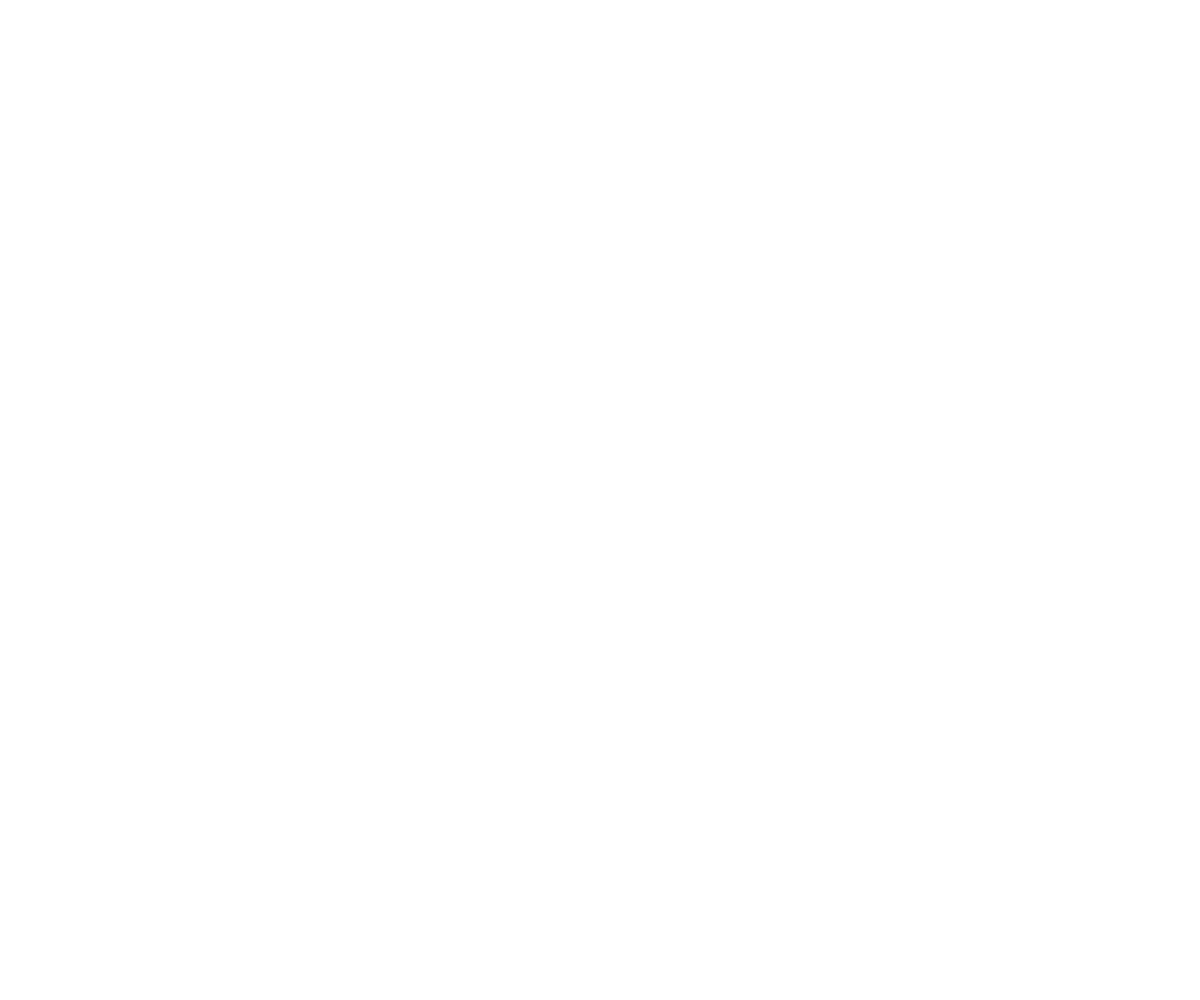
Frame 1 (no input)
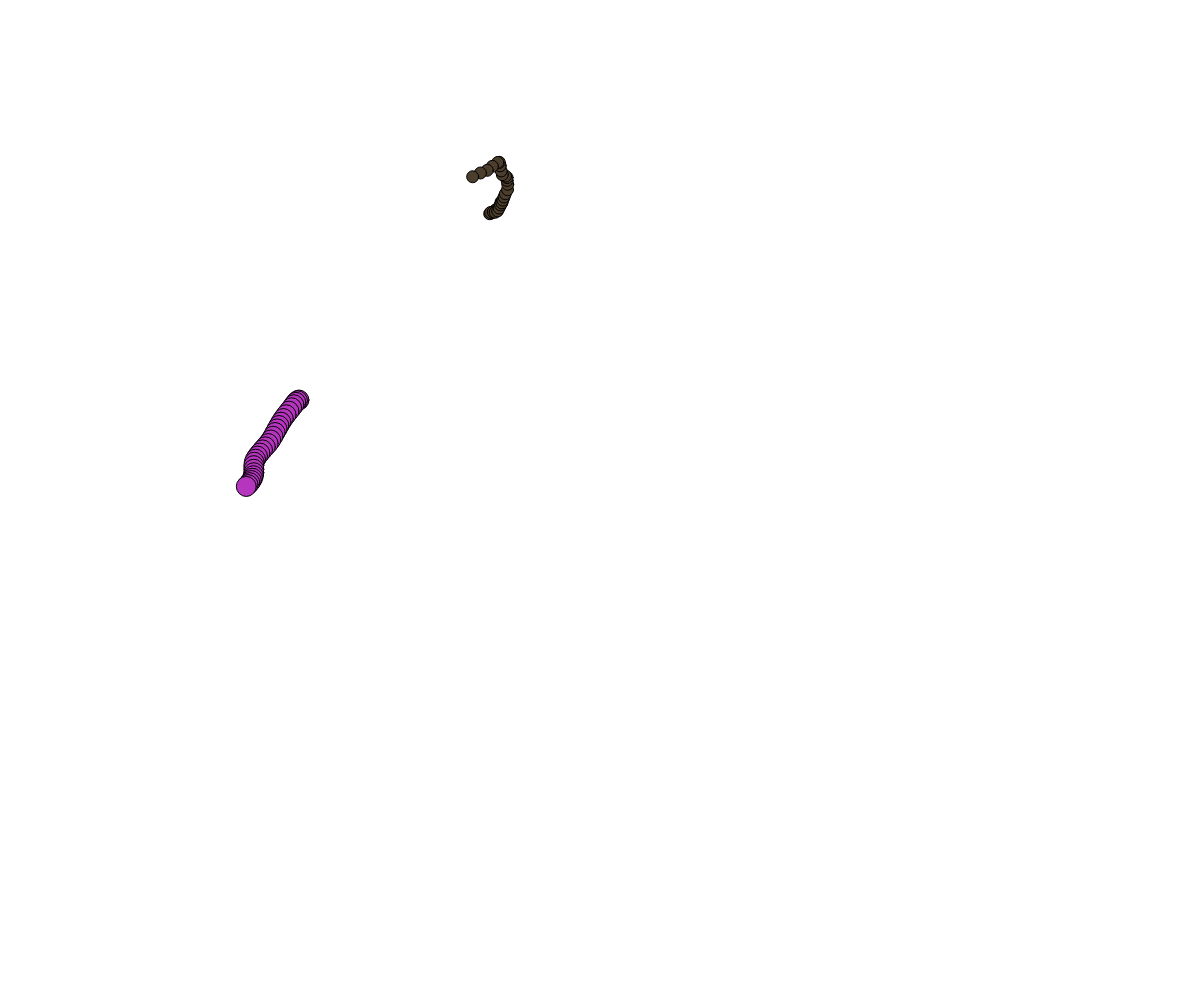
Frame 60 (no input)
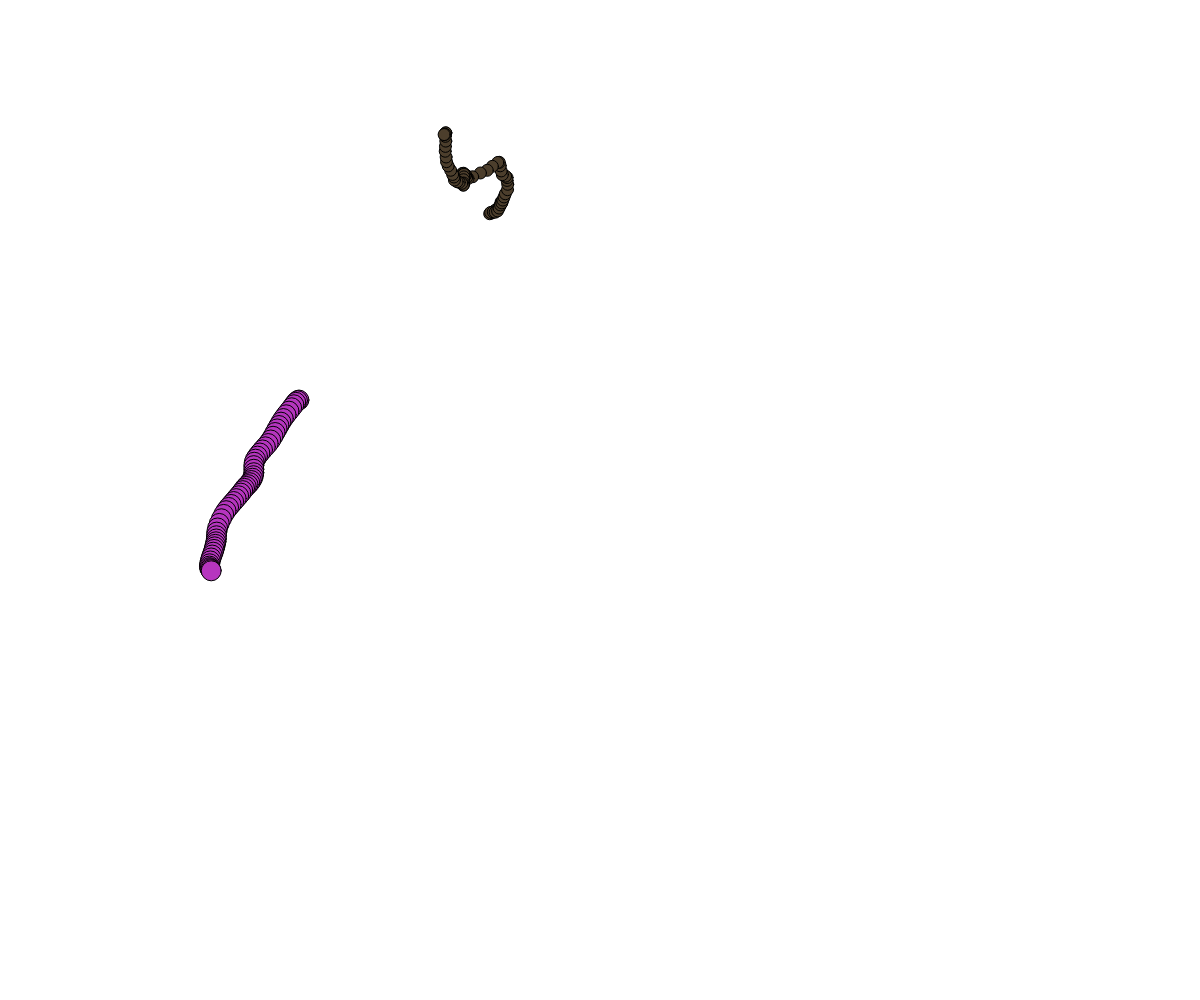
Frame 120 (the mouse pressed at the canvas centre since frame 60)

The p5.js sketch that drew these frames (run headless with seeded random() and noise() and a simulated clock; from frame 60 on, the mouse is pressed at the canvas centre):

// p5.js sketch
// ── sketch.js
// noise and objects 
// margarita
// sep 26
//
let ball , ball2 ;


function setup() {
  createCanvas(windowWidth, windowHeight);
  ball = {     //object nation . inside the bracket
               //set up a bunch of 
               //property:value     pairs
    x: 300,   y: 400, size: 20,
    c: color(random(255),random(255),random(255)),
    timeX : random(100), timeY: random(100),
    timeOff: 0.02,



  }
  ball2 = {
    x: 500, y: 200, size:12,
    c: color(random(255),random(255),random(255)),
    timeX : random(100), timeY: random(100),
    timeOff: 0.1,

  }
}

function draw() {
  //background(220);
  //fill(255, 70);
  //rect(0,0, width, height);
  moveBall(ball);
  moveBall(ball2);
}

function moveBall(b){

  let dx = noise(b.timeX);
  dx = map(dx, 0, 1, -5, 5);
  let dy = noise(b.timeY);
  dy = map(dy, 0, 1, -5, 5);

  //advance our noise graph "cursors"
  b.timeX += b.timeOff , b.timeY += b.timeOff;

  b.x += dx;   b.y += dy;

  //handle any "wrap-arounds"necessary
  if(b.x < 0) b.x += width;
  else if (b.x > height) b.x -=width;
  else if (b.y > 0 ) b.y -= width;
  else if (b.y < 0 ) b.y += width;

  //render the circle
  fill(b.c);
  circle(b.x, b.y, b.size);
}
